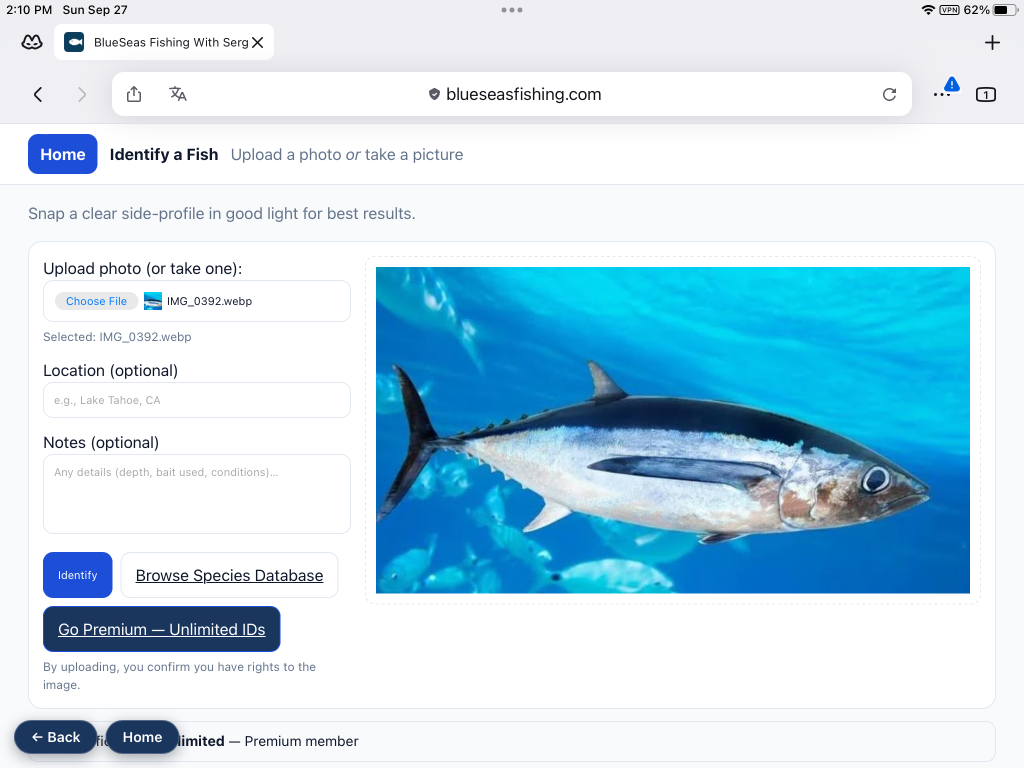
#> input picture Assets/android/iPad identify.PNG, 2048 x 1536 px, found by its file name (shown at 1/2 size); its folder holds 8 pictures in this run
$ python analyze_screens.py
#> lines starting #> are read from the running program, lines starting #| are printed output that depends on the picture; after the words box and inside, x2 and y2 are one past the last pixel; in counts of white or black regions, pixels touching at a corner belong together
"""Analyze row-color bands of raw device screenshots to find browser-chrome boundaries."""
from PIL import Image
import numpy as np
import os

SRC = r'C:\blueseasfishing\Assets\android'

def classify_rows(im):
    a = np.asarray(im.convert('RGB')).astype(int)
    r, g, b = a[..., 0], a[..., 1], a[..., 2]
    blue = (b > r + 30) & (b > g + 15) & (b > 80) & (r < 190)
    blue_frac = blue.mean(axis=1)
    mean = a.mean(axis=(1, 2))
    std = a.std(axis=(1, 2))
    return blue_frac, mean, std

def report(name):
    p = os.path.join(SRC, name)
    im = Image.open(p)
    w, h = im.size
    blue_frac, mean, std = classify_rows(im)
    print(f'=== {name} ({w}x{h}) ===')
    # Print a compact profile every 10 rows: blue fraction and mean brightness
    lines = []
    for y in range(0, h, 10):
        lines.append(f'{y:5d} blue={blue_frac[y]:.2f} mean={mean[y]:6.1f} std={std[y]:5.1f}')
    # Find the long dark band (black letterbox) at top/bottom
    dark = mean < 25
    # top dark run
    y0 = 0
    while y0 < h and dark[y0:y0+10].all():
        y0 += 10
    y1 = h - 1
    while y1 > 0 and dark[max(0,y1-9):y1+1].all():
        y1 -= 10
    print(f'approx top-dark ends ~{y0}, bottom-dark starts ~{y1}')
    # Find chrome rows: rows near top with low std (flat bars) - print first 400 and last 400 rows condensed
    print('--- top rows (every 10) ---')
    print('\n'.join(lines[:40]))
    print('--- bottom rows (every 10) ---')
    print('\n'.join(lines[-40:]))

for f in ['iPad identify.PNG', 'iPad identified.PNG', 'iPad fish identification.PNG',
          'Mobile main screen.PNG', 'Mobile identify.PNG', 'Mobile analysis.PNG',
          'Mobile identified.PNG', 'Mobile upload photo.jpg']:
    report(f)
#> in report, im is the input picture: PIL image 2048x1536 RGB; mean R, G, B 188.6, 219.2, 233.9
#> in classify_rows, `r, g, b = a[..., 0], a[..., 1], a[..., 2]`:
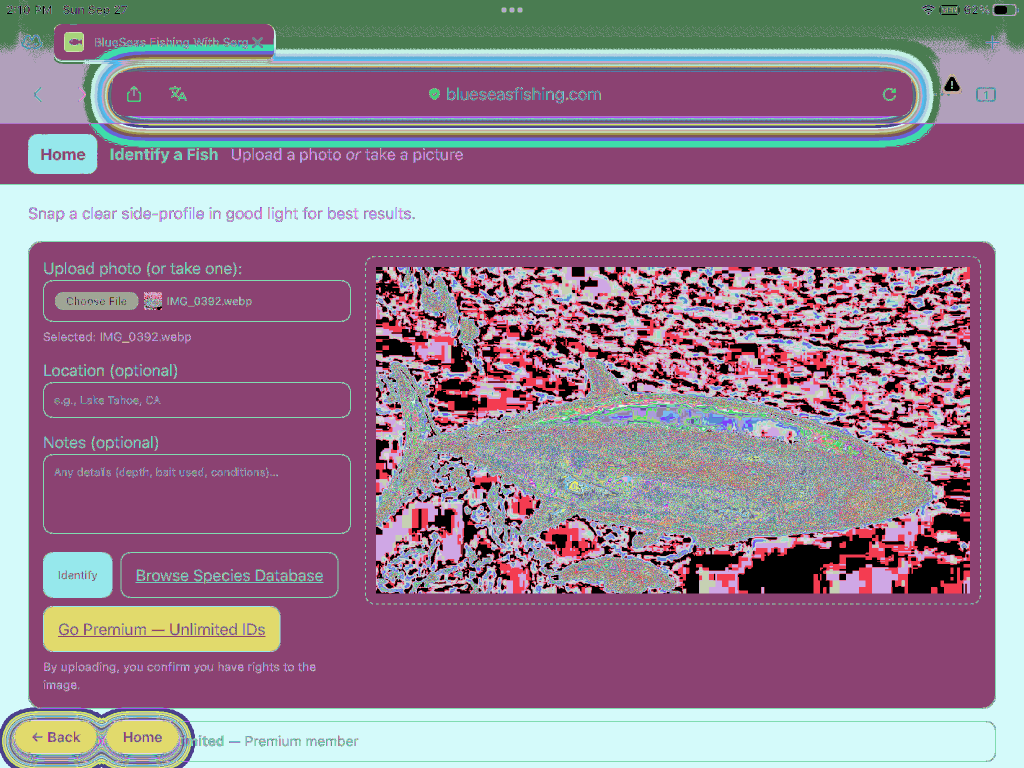
#> r: shape (1536, 2048) int64 (shown at 1/2 size); 256 distinct labels, from 0 to 255; one colour per label, 0 black
#> in classify_rows, `r, g, b = a[..., 0], a[..., 1], a[..., 2]`:
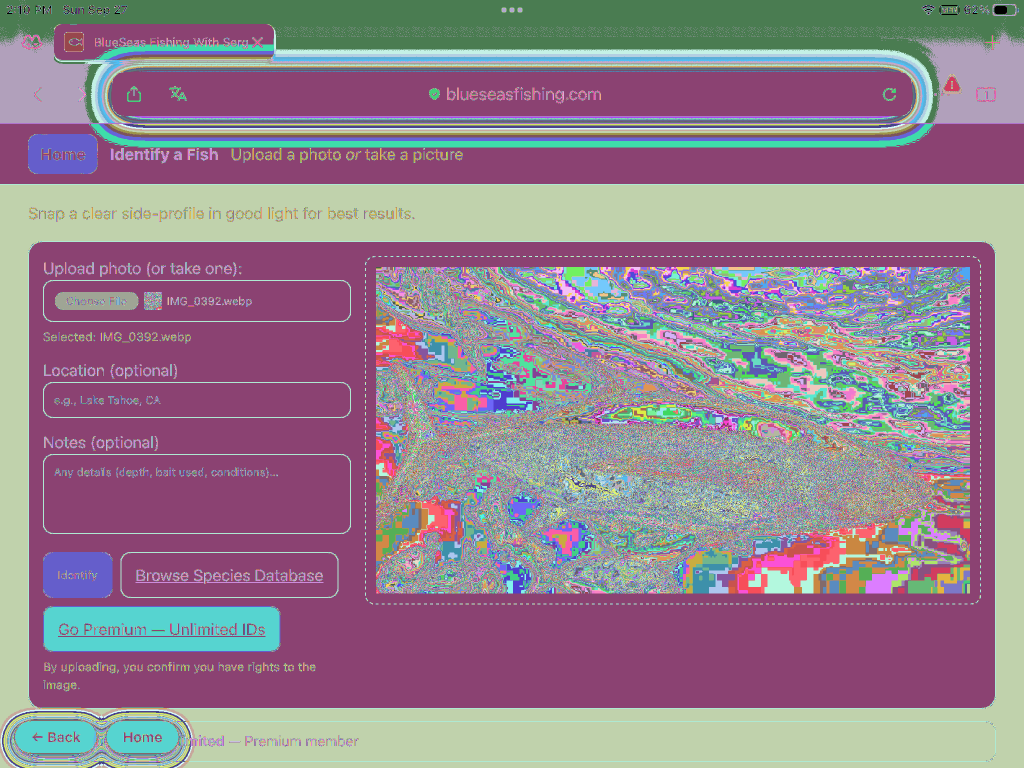
#> g: shape (1536, 2048) int64 (shown at 1/2 size); 256 distinct labels, from 0 to 255; one colour per label, 0 black
#> in classify_rows, `r, g, b = a[..., 0], a[..., 1], a[..., 2]`:
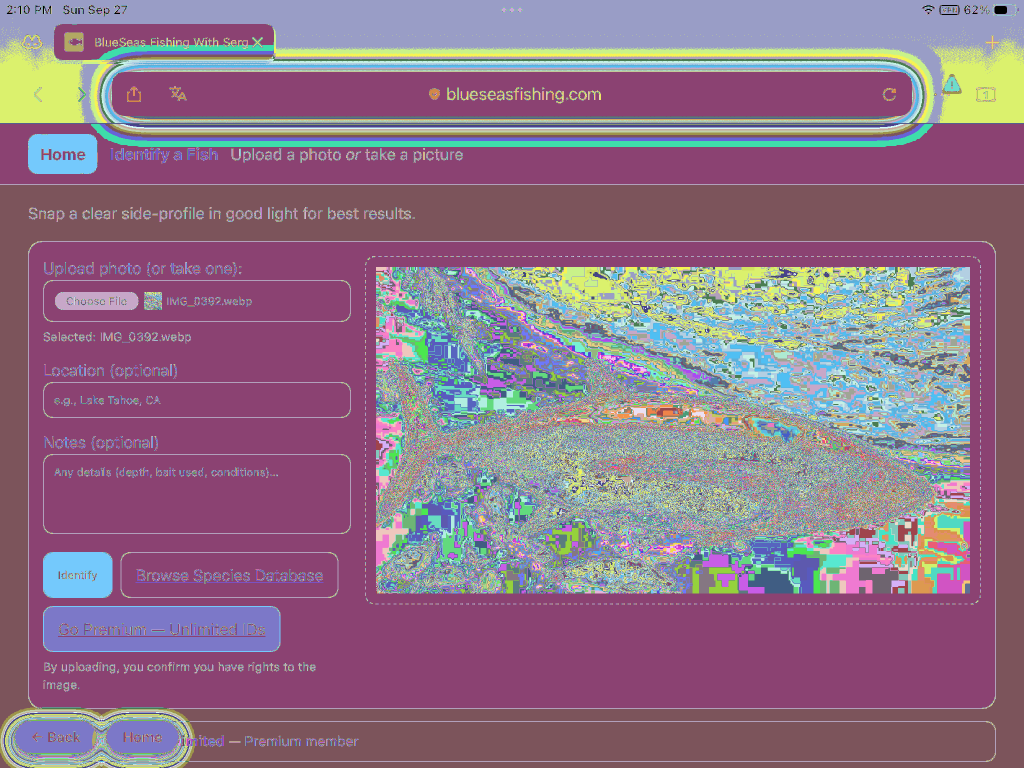
#> b: shape (1536, 2048) int64 (shown at 1/2 size); 256 distinct labels, from 0 to 255; one colour per label, 0 black
#> in classify_rows, `blue = (b > r + 30) & (b > g + 15) & (b > 80) & (r < 190)`:
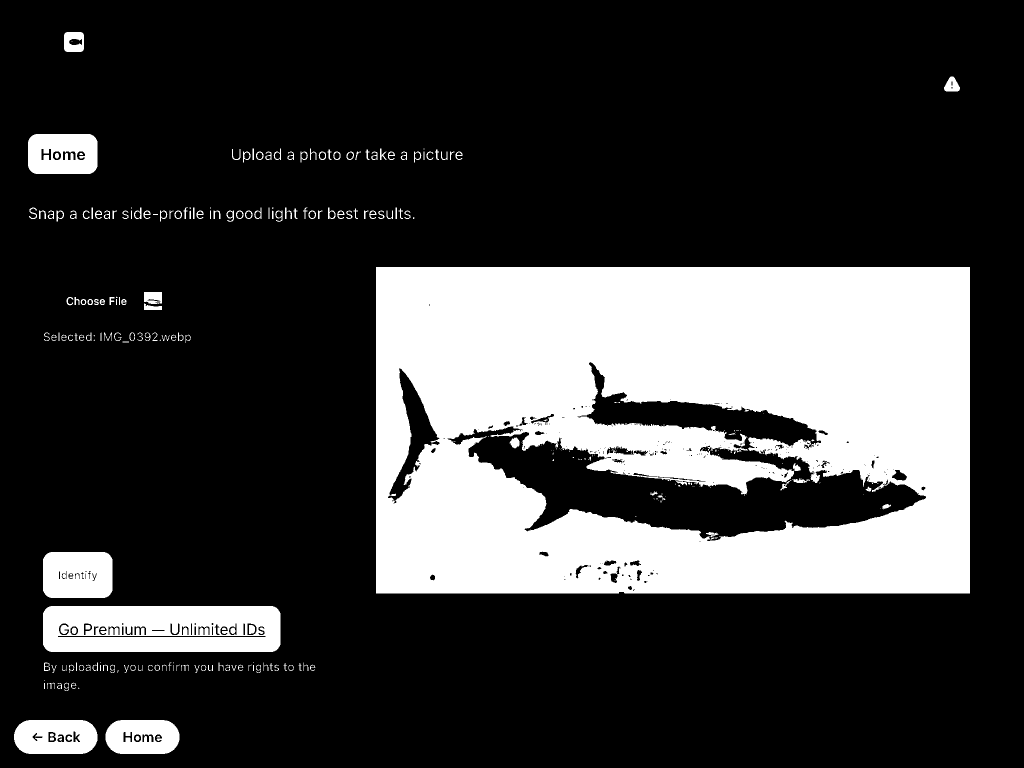
#> blue: shape (1536, 2048) bool (shown at 1/2 size); 23.7% white; 282 white regions (106 under 20 px), largest, box (x1, y1, x2, y2) and area: (752, 534, 1940, 1187) 650245, (86, 1212, 561, 1304) 39661, (86, 1104, 225, 1196) 12185
#> in classify_rows, `blue_frac = blue.mean(axis=1)`: blue_frac = 1536 values, max 0.648 at index 1118, min 0 at index 0, mean 0.237
#> in classify_rows, `mean = a.mean(axis=(1, 2))`: mean = 1536 values, max 255 at index 348, min 122.8 at index 1165, mean 213.9
#> in classify_rows, `std = a.std(axis=(1, 2))`: std = 1536 values, max 104.2 at index 846, min 0 at index 348, mean 54.03
#| === iPad identify.PNG (2048x1536) ===
#> after the loop in report, `for y in range(0, h, 10):`: lines = 154 items
#> after the loop in report, `while y0 < h and dark[y0:y0+10].all():`: y0 = 0
#> after the loop in report, `while y1 > 0 and dark[max(0,y1-9):y1+1].all():`: y1 = 1535
#| approx top-dark ends ~0, bottom-dark starts ~1535
#|     0 blue=0.00 mean= 240.3 std=  1.9
#|    10 blue=0.00 mean= 234.7 std= 33.6
#|    20 blue=0.00 mean= 221.2 std= 59.8
#|    30 blue=0.00 mean= 238.0 std= 15.9
#|    40 blue=0.00 mean= 240.3 std=  1.9
#|    50 blue=0.00 mean= 243.4 std=  6.2
#> (further printed lines are left out)
#|  1140 blue=0.64 mean= 161.5 std= 94.4
#|  1150 blue=0.62 mean= 156.5 std= 94.3
#|  1160 blue=0.64 mean= 142.7 std= 96.1
#|  1170 blue=0.65 mean= 163.2 std= 95.1
#|  1180 blue=0.65 mean= 161.7 std= 95.5
#|  1190 blue=0.06 mean= 245.5 std= 40.4
#> (further printed lines are left out)
    print()
#> pass 2 of the loop `for f in ['iPad identify.PNG', 'iPad identified.PNG', 'iPad fish ident..`:
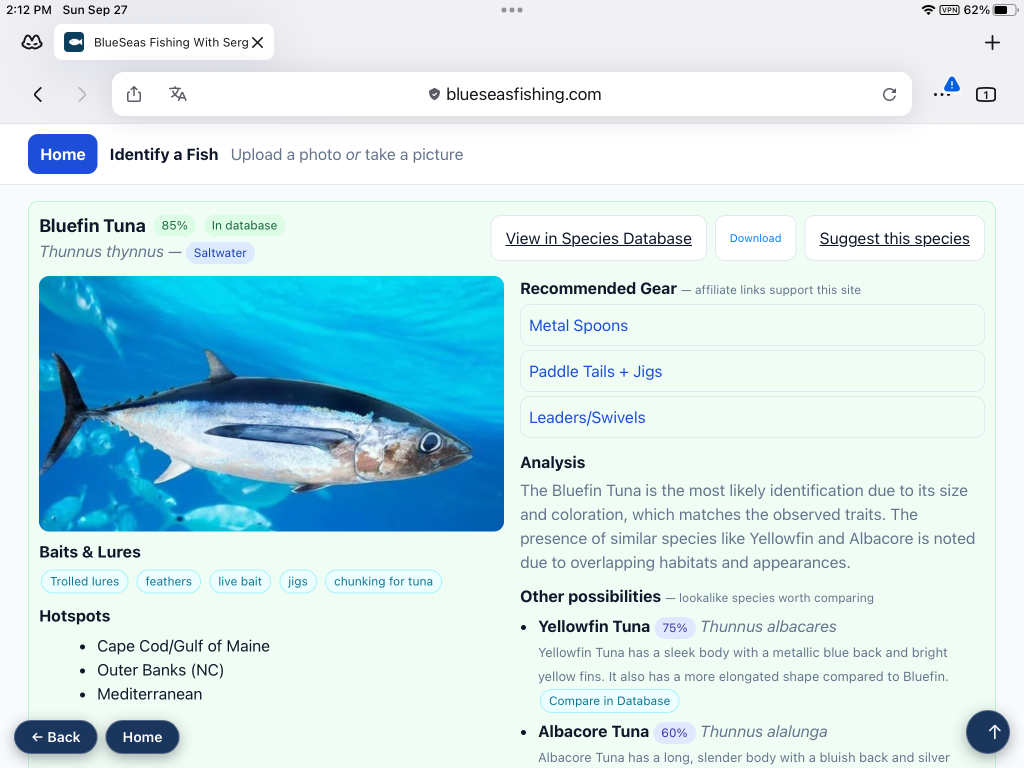
#> input picture Assets/android/iPad identified.PNG, 2048 x 1536 px, found by its file name (shown at 1/2 size)
#> in report, im is the input picture: PIL image 2048x1536 RGB; mean R, G, B 202.8, 228.4, 233.6
#> in classify_rows (call 2), `r, g, b = a[..., 0], a[..., 1], a[..., 2]`:
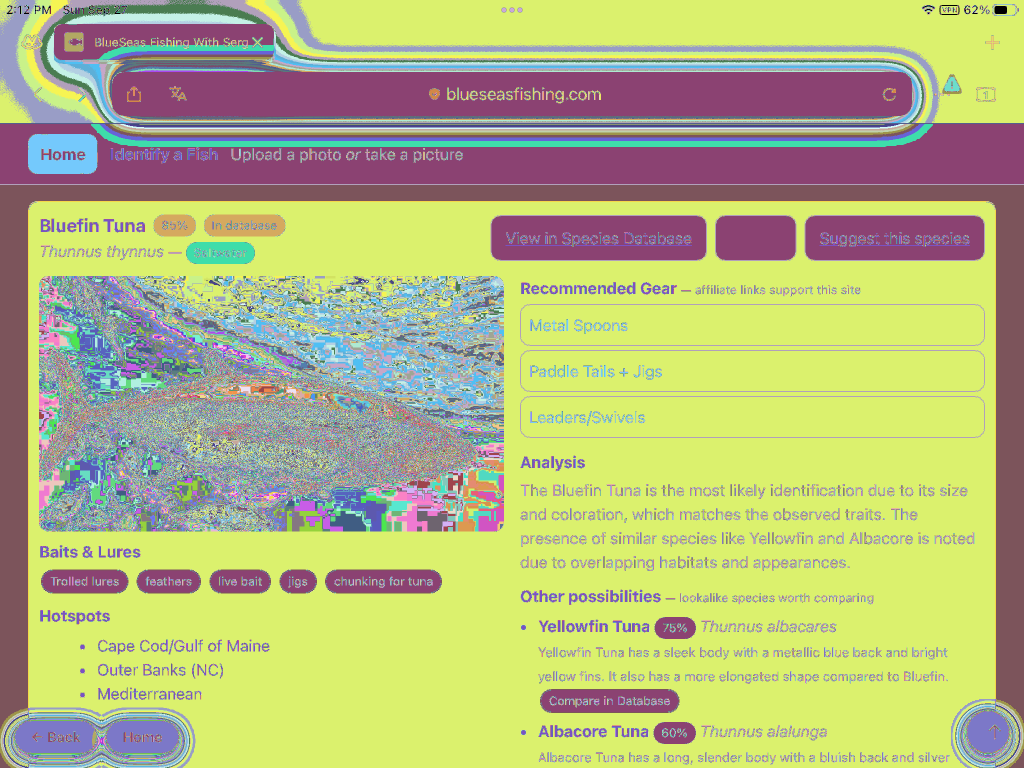
#> b: shape (1536, 2048) int64 (shown at 1/2 size); 256 distinct labels, from 0 to 255; one colour per label, 0 black
#> in classify_rows (call 2), `blue = (b > r + 30) & (b > g + 15) & (b > 80) & (r < 190)`:
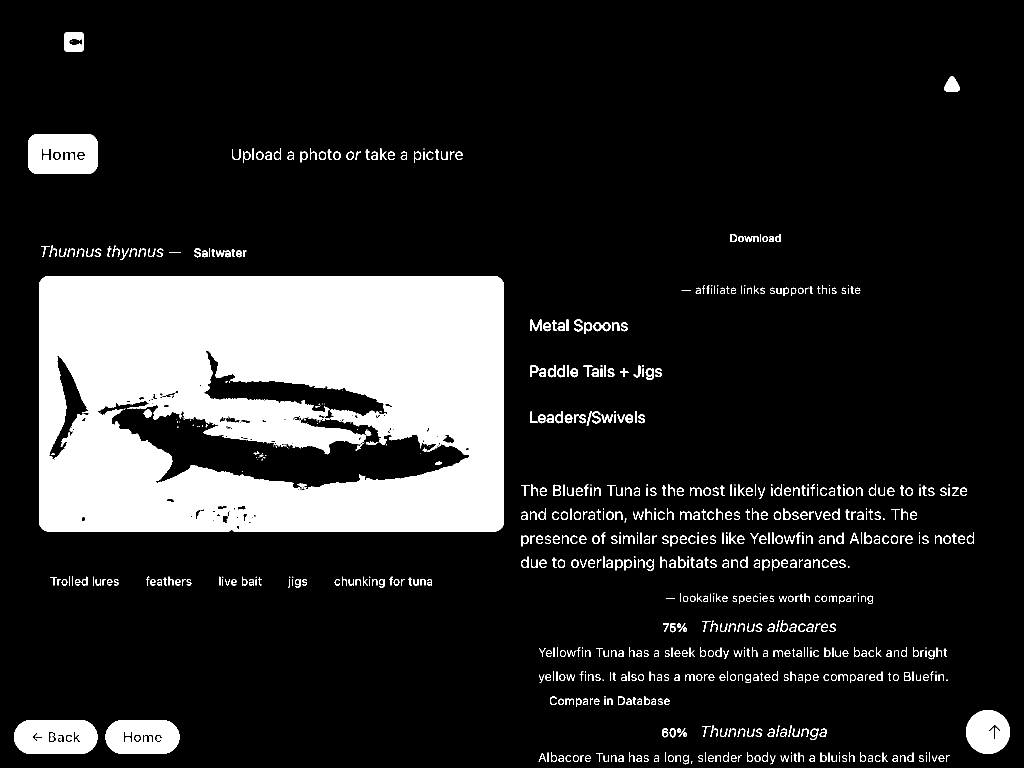
#> blue: shape (1536, 2048) bool (shown at 1/2 size); 15.3% white; 774 white regions (141 under 20 px), largest, box (x1, y1, x2, y2) and area: (78, 552, 1008, 1063) 398222, (56, 268, 195, 348) 9932, (28, 1440, 195, 1508) 9595
#> in classify_rows (call 2), `blue_frac = blue.mean(axis=1)`: blue_frac = 1536 values, max 0.637 at index 976, min 0 at index 0, mean 0.153
#> in classify_rows (call 2), `mean = a.mean(axis=(1, 2))`: mean = 1536 values, max 255 at index 348, min 157.2 at index 976, mean 221.6
#> in classify_rows (call 2), `std = a.std(axis=(1, 2))`: std = 1536 values, max 102.2 at index 490, min 0 at index 348, mean 47.37
#| === iPad identified.PNG (2048x1536) ===
#> after the loop in report (call 2), `while y0 < h and dark[y0:y0+10].all():`: y0 = 0
#> after the loop in report (call 2), `while y1 > 0 and dark[max(0,y1-9):y1+1].all():`: y1 = 1535
#| approx top-dark ends ~0, bottom-dark starts ~1535
#|     0 blue=0.00 mean= 240.7 std=  2.7
#|    10 blue=0.00 mean= 235.0 std= 33.7
#|    20 blue=0.00 mean= 221.6 std= 59.5
#> (further printed lines are left out)
#|  1140 blue=0.01 mean= 237.3 std= 26.8
#|  1150 blue=0.00 mean= 246.4 std=  8.4
#|  1160 blue=0.09 mean= 230.8 std= 44.7
#> (further printed lines are left out)
#> (the run stopped early here; a loop or call above may not have finished)
